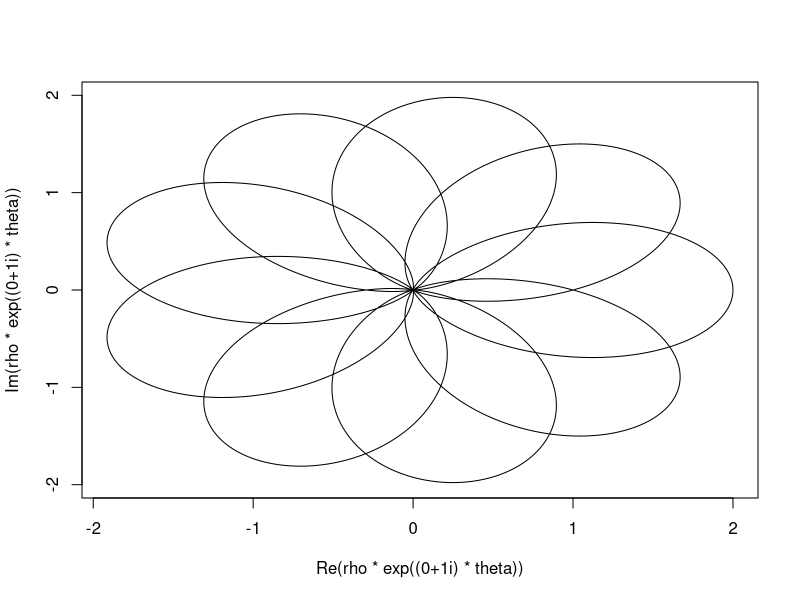
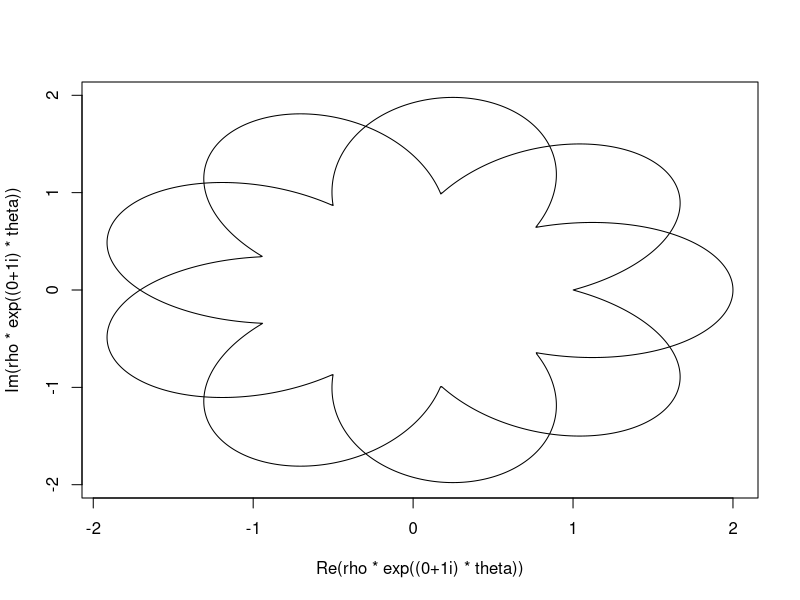
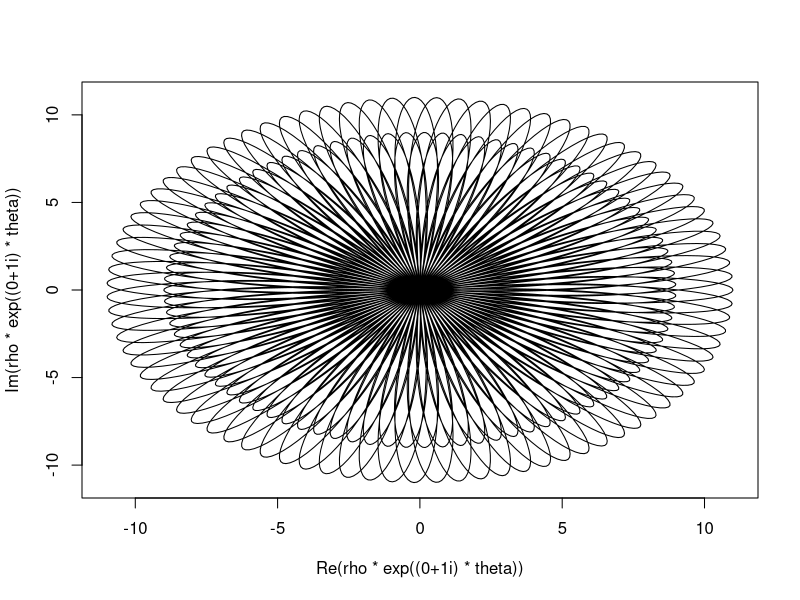

R code for these plots, in order:
# operation element par element
8*c(8,88,888,8888)+13

(x <- c(2,3,0))
(A <- cbind(c(1,8,7),c(0,1,7),c(8,4,0))) 
(A <- matrix(c(1,8,7,0,1,7,8,4,0),ncol=3,nrow=3)) 
A[1,2]
A[1,]
A[(A>2)]

A*x
# operations matricielles
A%*%x
solve(A)%*%(A%*%x)

########################################################

# listes
L <- list(nom='toto',age=21,notes=c(14,7,12),vect=seq(1,4,by=0.5))
L$vect
str(L)

########################################################

# fonction
aha <- function(a){
  a <- a+1
  return(a+1)
}
a <- 4
aha(a)
a


##################################################

rosace <- function(a,b,abs=FALSE)
{
  # le # sert a mettre des commentaires
  # cette fonction sert a tracer des rosaces
  
  theta <- seq(0,4*pi*a,0.01)
  
  if(abs==TRUE)
  {
    rho <- 1+b*abs(cos(a*theta))
  }else{
    rho <- 1+b*cos(a*theta)
  } 
  
  plot(rho*exp(1i*theta),type='l') # type='l' sert a tracer des lignes continues et non des points
}

rosace(9/4,1)
rosace(9/4,1,TRUE)
rosace(8.7,10)
#####################################################

suite <- function(a,n=100)
{
  # une suite constante egale a 1
  x <- 1
  for(i in 1:n)
  {
    x <- (a+1)*x-a 
  }
  
  # on affiche la valeur obtenue
  cat('valeur de x_n :', x, '\n')
}
# on essaie ? (avec des nombres pas pris au hasard ici !)
suite(1.3)
suite(127.8)
# conclusion ?

